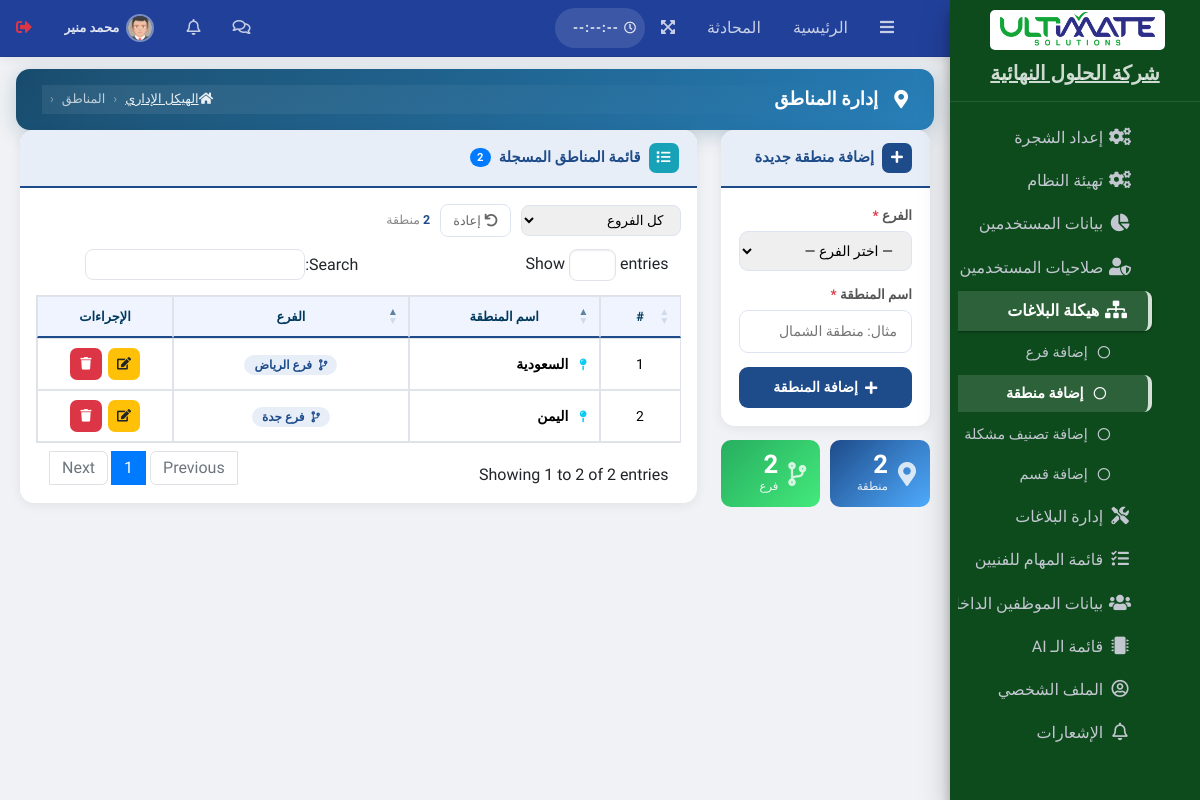
Screenshot of /admin/pages/forms/add-college.php (signed in) with the database file from the repository.
### tables this page shows
CREATE TABLE `sys_settings` (
  `id`               INT(11)      NOT NULL AUTO_INCREMENT,
  `system_name`      VARCHAR(255) NOT NULL DEFAULT 'وَصْل',
  `system_name_en`   VARCHAR(255) NOT NULL DEFAULT 'WASL',
  `admin_email`      VARCHAR(255) DEFAULT NULL,
  `contact_number`   VARCHAR(50)  DEFAULT NULL,
  `address`          TEXT         DEFAULT NULL,
  `system_logo`      VARCHAR(255) DEFAULT NULL,
  `cr_number`        VARCHAR(20)  DEFAULT NULL COMMENT 'السجل التجاري للشركة',
  `vat_number`       VARCHAR(15)  DEFAULT NULL COMMENT 'الرقم الضريبي للشركة',
  `maintenance_mode` TINYINT(1)   NOT NULL DEFAULT 0,
  `timezone`         VARCHAR(50)  NOT NULL DEFAULT 'Asia/Riyadh',
  `created_at`       TIMESTAMP    NOT NULL DEFAULT CURRENT_TIMESTAMP,
  `updated_at`       TIMESTAMP    NOT NULL DEFAULT CURRENT_TIMESTAMP ON UPDATE CURRENT_TIMESTAMP,
  PRIMARY KEY (`id`)
);

CREATE TABLE `sys_menu` (
  `id`             INT(11)      NOT NULL AUTO_INCREMENT,
  `title`          VARCHAR(100) NOT NULL,
  `icon`           VARCHAR(60)  NOT NULL DEFAULT 'far fa-circle',
  `link`           VARCHAR(255) NOT NULL DEFAULT '#',
  `parent_id`      INT(11)      NOT NULL DEFAULT 0,
  `permission_key` VARCHAR(100) DEFAULT NULL,
  `sort_order`     INT(11)      NOT NULL DEFAULT 0,
  PRIMARY KEY (`id`),
  KEY `idx_parent_id` (`parent_id`)
);

CREATE TABLE `regions` (
  `id`          INT(11)      NOT NULL AUTO_INCREMENT,
  `region_name` VARCHAR(255) NOT NULL,
  `branch_id`   INT(11)      NOT NULL,
  `created_at`  TIMESTAMP    NOT NULL DEFAULT CURRENT_TIMESTAMP,
  PRIMARY KEY (`id`),
  KEY `idx_branch_id` (`branch_id`),
  CONSTRAINT `fk_region_branch`
    FOREIGN KEY (`branch_id`) REFERENCES `branches`(`id`) ON DELETE CASCADE ON UPDATE CASCADE
);

CREATE TABLE `branches` (
  `id`          INT(11)      NOT NULL AUTO_INCREMENT,
  `branch_name` VARCHAR(100) NOT NULL,
  `city`        VARCHAR(100) DEFAULT NULL COMMENT 'المدينة',
  `region`      ENUM(
    'الرياض','مكة المكرمة','المدينة المنورة','القصيم',
    'المنطقة الشرقية','عسير','تبوك','حائل',
    'الحدود الشمالية','جازان','نجران','الباحة','الجوف','أخرى'
  ) DEFAULT 'أخرى' COMMENT 'المنطقة الإدارية',
  `address`     TEXT         DEFAULT NULL,
  `phone`       VARCHAR(20)  DEFAULT NULL,
  `manager_id`  INT(11)      DEFAULT NULL COMMENT 'مدير الفرع FK→sys_users',
  `is_active`   TINYINT(1)   NOT NULL DEFAULT 1,
  PRIMARY KEY (`id`),
  KEY `idx_manager` (`manager_id`)
);

### admin/pages/forms/add-college.php (the view, shortened to what this page needs)
<?php
require __DIR__ . "/../../../config/db.php";
$current_user_id = $_SESSION['user_id'] ?? null;
$page_path       = "pages/forms/add-college.php";
$can_add = $can_edit = $can_delete = 0;
$menuStmt = $pdo->prepare("SELECT id FROM sys_menu WHERE link = ?");
$menuStmt->execute([$page_path]);
$current_page_id = $menuStmt->fetchColumn() ?? 0;
if ($current_page_id > 0) {
    $accStmt = $pdo->prepare("SELECT can_add,can_edit,can_delete FROM user_menu_access WHERE user_id=? AND menu_id=?");
    $accStmt->execute([$current_user_id, $current_page_id]);
    $p = $accStmt->fetch(PDO::FETCH_ASSOC);
    if ($p) { $can_add=(int)$p['can_add']; $can_edit=(int)$p['can_edit']; $can_delete=(int)$p['can_delete']; }
}
$allBranches = $pdo->query("SELECT * FROM branches ORDER BY branch_name ASC")->fetchAll(PDO::FETCH_ASSOC);
$allRegions  = $pdo->query("SELECT r.*, b.branch_name FROM regions r JOIN branches b ON r.branch_id=b.id ORDER BY b.branch_name, r.region_name ASC")->fetchAll(PDO::FETCH_ASSOC);
$totalRegions  = count($allRegions);
$totalBranches = count($allBranches);
?>
<!DOCTYPE html>
<html lang="ar" dir="rtl">
<head>
<link rel="stylesheet" href="../../plugins/fontawesome-free/css/all.min.css">
<link rel="stylesheet" href="../../dist/css/adminlte.min.css">
<link rel="stylesheet" href="https://cdn.rtlcss.com/bootstrap/v4.2.1/css/bootstrap.min.css">
<link rel="stylesheet" href="../../dist/css/custom.css?v=202606261542">
<link rel="stylesheet" href="https://cdn.datatables.net/1.13.6/css/dataTables.bootstrap4.min.css">
</head>
<body class="hold-transition sidebar-mini layout-fixed">
<div class="wrapper">
<?php include(__DIR__ . '/../../main-header.php'); ?>
<?php include(__DIR__ . '/../../main-sidebar.php'); ?>
<div class="content-wrapper">
<section class="content-header">
    <div class="container-fluid">
        <div class="page-banner">
            <h4><i class="fas fa-map-marker-alt ml-2"></i>إدارة المناطق</h4>
            <ol class="breadcrumb mb-0">
                <li class="breadcrumb-item"><a href="../../index.php"><i class="fas fa-home"></i></a></li>
                <li class="breadcrumb-item"><a href="#">الهيكل الإداري</a></li>
                <li class="breadcrumb-item active">المناطق</li>
            </ol>
        </div>
    </div>
</section>
<section class="content">
<div class="container-fluid">
<div class="row">
    <div class="col-lg-3 col-md-4 mb-4">
        <div class="form-card">
            <div class="card-head">
                <h6><div class="ch-icon"><i class="fas fa-plus"></i></div>إضافة منطقة جديدة</h6>
            </div>
            <div class="form-body">
                <form method="POST">
                    <div class="f-group">
                        <label class="f-label">الفرع <span style="color:#dc3545">*</span></label>
                        <select name="branch_id" class="f-input" required>
                            <option value="" disabled selected>— اختر الفرع —</option>
                        </select>
                    </div>
                    <div class="f-group">
                        <label class="f-label">اسم المنطقة <span style="color:#dc3545">*</span></label>
                        <input type="text" name="college_name" class="f-input"
                               placeholder="مثال: منطقة الشمال" required autocomplete="off">
                    </div>
                    <?php if ($can_add): ?>
                    <button type="submit" name="add_college" class="btn-add">
                        <i class="fas fa-plus"></i>إضافة المنطقة
                    </button>
                    <?php else: ?>
                    <button type="button" class="btn-add" disabled>
                        <i class="fas fa-lock"></i>لا تملك صلاحية الإضافة
                    </button>
                    <?php endif; ?>
                </form>
            </div>
        </div>
        <div class="stats-grid">
            <div class="stat-mini" style="background:linear-gradient(135deg,#1e4b8a,#4facfe)">
                <i class="fas fa-map-marker-alt" style="font-size:1.5rem;opacity:.8"></i>
                <div><div class="sm-num"><?= $totalRegions ?></div><div class="sm-lbl">منطقة</div></div>
            </div>
            <div class="stat-mini" style="background:linear-gradient(135deg,#27ae60,#43e97b)">
                <i class="fas fa-code-branch" style="font-size:1.5rem;opacity:.8"></i>
                <div><div class="sm-num"><?= $totalBranches ?></div><div class="sm-lbl">فرع</div></div>
            </div>
        </div>
    </div>
    <div class="col-lg-9 col-md-8 mb-4">
        <div class="list-card">
            <div class="card-head">
                <h6>
                    <div class="ch-icon" style="background:#17a2b8"><i class="fas fa-list"></i></div>
                    قائمة المناطق المسجلة
                    <span class="badge badge-primary badge-pill" style="font-size:.7rem"><?= $totalRegions ?></span>
                </h6>
            </div>
            <div class="card-body p-3">
                <div class="filter-row">
                    <select id="filterBranch">
                        <option value="">كل الفروع</option>
                    </select>
                    <button class="btn-reset-f" id="resetFilter"><i class="fas fa-undo ml-1"></i>إعادة</button>
                    <span class="f-count" id="fCount"></span>
                </div>
                <div class="table-responsive">
                    <table id="regionTable" class="table table-hover table-bordered" style="width:100%">
                        <thead>
                            <tr>
                                <th style="width:55px">#</th>
                                <th>اسم المنطقة</th>
                                <th>الفرع</th>
                                <th style="width:110px">الإجراءات</th>
                            </tr>
                        </thead>
                        <tbody>
                            <?php foreach ($allRegions as $i => $row): ?>
                            <tr>
                                <td><?= $i+1 ?></td>
                                <td class="region-name-cell">
                                    <i class="fas fa-map-pin text-info ml-2" style="font-size:.75rem"></i>
                                    <?= htmlspecialchars($row['region_name']) ?>
                                </td>
                                <td>
                                    <span class="branch-badge">
                                        <i class="fas fa-code-branch ml-1" style="font-size:.7rem"></i>
                                        <?= htmlspecialchars($row['branch_name']) ?>
                                    </span>
                                </td>
                                <td>
                                    <div style="display:flex;gap:6px;justify-content:center">
                                        <?php if ($can_edit): ?>
                                        <button class="btn-act btn-edit edit-btn"
                                                data-id="<?= $row['id'] ?>"
                                                data-name="<?= htmlspecialchars($row['region_name'], ENT_QUOTES) ?>"
                                                data-branch="<?= $row['branch_id'] ?>"
                                                title="تعديل">
                                            <i class="fas fa-edit" style="font-size:.78rem"></i>
                                        </button>
                                        <?php else: ?>
                                        <span class="btn-act btn-dis"><i class="fas fa-edit" style="font-size:.78rem"></i></span>
                                        <?php endif; ?>
                                        <?php if ($can_delete): ?>
                                        <button class="btn-act btn-del del-btn"
                                                data-id="<?= $row['id'] ?>"
                                                data-name="<?= htmlspecialchars($row['region_name'], ENT_QUOTES) ?>"
                                                title="حذف">
                                            <i class="fas fa-trash" style="font-size:.78rem"></i>
                                        </button>
                                        <?php else: ?>
                                        <span class="btn-act btn-dis"><i class="fas fa-trash" style="font-size:.78rem"></i></span>
                                        <?php endif; ?>
                                    </div>
                                </td>
                            </tr>
                            <?php endforeach; ?>
                        </tbody>
                    </table>
                </div>
            </div>
        </div>
    </div>
</div>
</div>
</section>
</div>
</body>
</html>

### admin/main-sidebar.php (shortened to what this page needs)
<?php
$base_url = (isset($_SERVER['SERVER_NAME']) && str_ends_with($_SERVER['SERVER_NAME'], '.wuaze.com'))
    ? '/admin/'
    : '/UltimatesolutionsCrm/admin/';
$current_page = basename($_SERVER['PHP_SELF']);
$logged_user_id = $_SESSION['user_id'] ?? 0;
$role_code = $_SESSION['role_code'] ?? '';
$systemData = $pdo->query("SELECT system_name, system_logo FROM sys_settings LIMIT 1")->fetch(PDO::FETCH_ASSOC);
$systemName = $systemData['system_name'] ?? "T-LINK";
$permissions = [];
if ($role_code === 'MainAdmin') {
    $all_ids = $pdo->query("SELECT id FROM sys_menu")->fetchAll(PDO::FETCH_COLUMN);
    $permissions = array_fill_keys($all_ids, 1);
} else {
    $stmt = $pdo->prepare("SELECT menu_id FROM user_menu_access WHERE user_id = ? AND can_view = 1");
    $stmt->execute([$logged_user_id]);
    $permissions = array_fill_keys($stmt->fetchAll(PDO::FETCH_COLUMN), 1);
}
$all_menus = $pdo->query("SELECT * FROM sys_menu ORDER BY parent_id ASC, sort_order ASC")->fetchAll(PDO::FETCH_ASSOC);
$menu_tree = [];
foreach ($all_menus as $item) {
    if (isset($permissions[$item['id']])) {
        if ($item['parent_id'] == 0) {
            $menu_tree[$item['id']] = $item;
            $menu_tree[$item['id']]['children'] = [];
        } else {
            if (isset($menu_tree[$item['parent_id']])) {
                $menu_tree[$item['parent_id']]['children'][] = $item;
            }
        }
    }
}
?>
<aside class="main-sidebar sidebar-dark-primary elevation-4"
    style="background-color: <?= $visuals['sidebar_color'] ?? '#1e272e'; ?> !important;">
    <a href="<?= $base_url ?>index.php" class="brand-link text-center">
        <img src="<?= $base_url ?>dist/img/<?= htmlspecialchars($systemData['system_logo'] ?? 'logo-tlink.png'); ?>"
            alt="Logo" class="brand-image  "
            style="float: none; max-height: 40px; background-color: white; padding: 2px; border-radius:5px">
        <span class="brand-text font-weight-bold d-block mt-2"><?= htmlspecialchars($systemName); ?></span>
    </a>
    <div class="sidebar">
        <nav class="mt-3">
            <ul class="nav nav-pills nav-sidebar flex-column nav-child-indent" data-widget="treeview" role="menu"
                data-accordion="false">
                <?php foreach ($menu_tree as $main):
                    $has_sub = !empty($main['children']);
                    $is_open = false;
                    if ($has_sub) {
                        foreach ($main['children'] as $child) {
                            if (basename($child['link']) == $current_page) {
                                $is_open = true;
                                break;
                            }
                        }
                    } else {
                        $is_open = (basename($main['link']) == $current_page);
                    }
                ?>
                    <li class="nav-item <?= ($has_sub && $is_open) ? 'menu-open' : '' ?>">
                        <a href="<?= $has_sub ? '#' : $base_url . $main['link'] ?>"
                            class="nav-link <?= $is_open ? 'active' : '' ?>">
                            <i class="nav-icon <?= htmlspecialchars($main['icon'] ?: 'fas fa-th-large') ?>"></i>
                            <p>
                                <?= htmlspecialchars($main['title']) ?>
                            </p>
                        </a>
                        <?php if ($has_sub): ?>
                            <ul class="nav nav-treeview">
                                <?php foreach ($main['children'] as $sub):
                                    $sub_active = (basename($sub['link']) == $current_page) ? 'active' : '';
                                ?>
                                    <li class="nav-item">
                                        <a href="<?= $base_url . $sub['link'] ?>" class="nav-link <?= $sub_active ?>">
                                            <i class="<?= htmlspecialchars($sub['icon'] ?: 'far fa-circle') ?> nav-icon"
                                                style="font-size: 0.8rem;"></i>
                                            <p><?= htmlspecialchars($sub['title']) ?></p>
                                        </a>
                                    </li>
                                <?php endforeach; ?>
                            </ul>
                        <?php endif; ?>
                    </li>
                <?php endforeach; ?>
            </ul>
        </nav>
    </div>
</aside>

### rows the page displays
sys_settings: system_logo (picture), system_name "شركة الحلول النهائية"
sys_menu: title "إعداد الشجرة"
sys_menu: title "تهيئة النظام"
sys_menu: title "بيانات المستخدمين"
sys_menu: title "صلاحيات المستخدمين"
sys_menu: title "هيكلة البلاغات"
sys_menu: title "إضافة فرع"
sys_menu: title "إضافة منطقة"
sys_menu: title "إضافة تصنيف مشكلة"
sys_menu: title "إضافة قسم"
sys_menu: title "إدارة البلاغات"
sys_menu: title "قائمة المهام للفنيين"
sys_menu: title "بيانات الموظفين…"
sys_menu: title "قائمة الـ AI"
sys_menu: title "الملف الشخصي"
sys_menu: title "الإشعارات"
regions: region_name "السعودية", branch.branch_name "فرع الرياض"
regions: region_name "اليمن", branch.branch_name "فرع جدة"

### other values shown
$userName "محمد منير"
$totalRegions "2"
$totalBranches "2"
